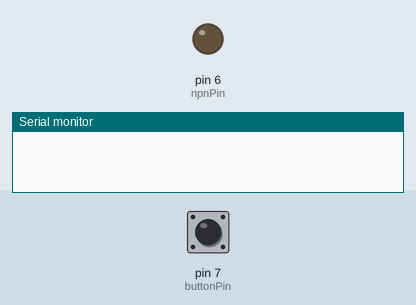
This sketch was run on a simulated Arduino Uno, built with avr-gcc and run on an emulated ATmega328P. On the bench: output pins drawn as LEDs (lit = HIGH), the last lines printed to the serial monitor. Inputs (shaded band) come from the test bench; at power-on: pin 7 (buttonPin) LOW.

Above: at 1.2 s.
1.3 s: pin 7 (buttonPin) pulled HIGH for 0.15 s
At 1.9 s:
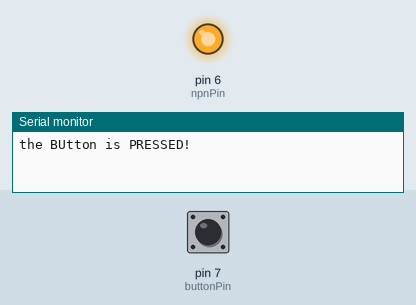
2.9 s: pin 7 (buttonPin) pulled HIGH for 1 s
At 8.8 s:
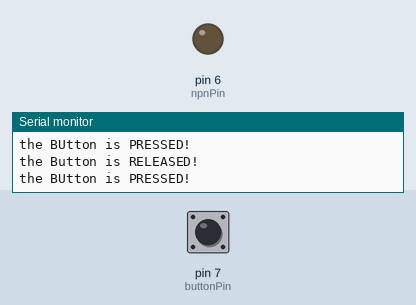
Timing chart, 0 to 10.3 s (numbered marks = the images above; inputs shaded):
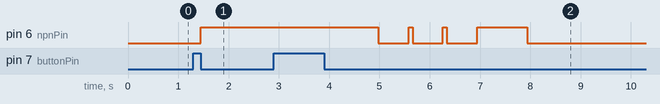

Measured:
- after the input at 1.3 s, pin 6 (npnPin): LOW → HIGH after 0.15 s
- after the input at 2.9 s, pin 6 (npnPin): HIGH → LOW after 2.1 s, then repeats every 0.68 s: HIGH 0.08 s, LOW 0.60 s

The sketch:

manual_on_auto_off_system_1.ino
```cpp
int npnPin = 6;
int buttonPin = 7;

int buttonState = HIGH;
int npnState = LOW;
int LBS = HIGH;
long LCT = 0 ;
void setup()
{
   pinMode(buttonPin,INPUT);    // Relay Signal Pin
   pinMode(npnPin,OUTPUT);     // buzzer & LED  (start with buzzer on)
   digitalWrite(npnPin,npnState);
   Serial.begin(9600);


     // shutdown the circuit

}

void loop()
{
int nowButtonState = digitalRead(buttonPin);
  if(buttonState != LBS){
    LCT = millis();
  }
  if(millis() - LCT > 10){
    if(buttonState != nowButtonState){
      buttonState = nowButtonState;
      if(buttonState == LOW){
        npnState = !npnState;
        digitalWrite(npnPin,npnState);
        Serial.println("the BUtton is PRESSED!");
      }
      else{
        digitalWrite(npnPin,HIGH);
        delay(2000);
        for(int i=0;i<3;i++){
          digitalWrite(npnPin,HIGH);
          delay(80);
          digitalWrite(npnPin,LOW);
          delay(600);}
        digitalWrite(npnPin,HIGH);
        delay(1000);
        digitalWrite(npnPin,LOW);
        Serial.println("the Button is RELEASED!");
      }
    }
  }
  LBS= nowButtonState;
}
```
